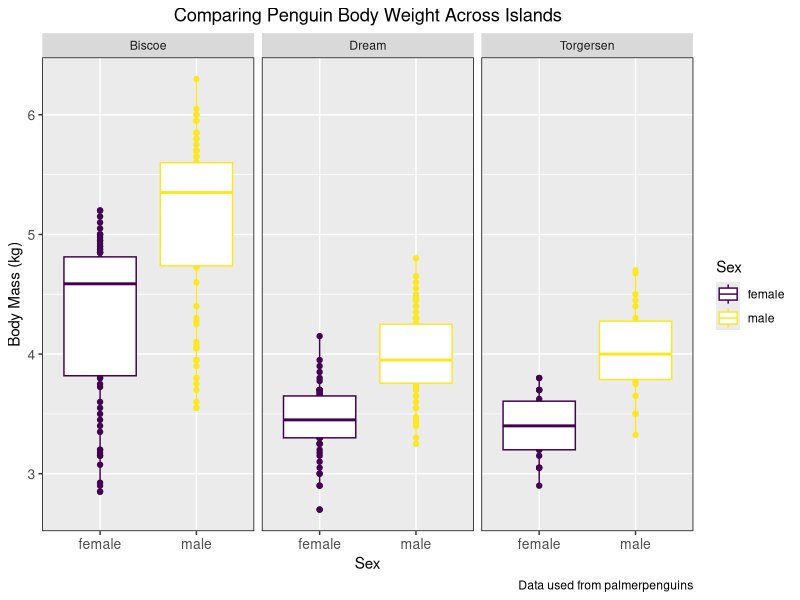

Source code (R):
## ---- chunk 1
knitr::opts_chunk$set(echo = TRUE, message = FALSE, warning = FALSE,  fig.path = "../Output/")
## ---- chunk 2
library(tidyverse)
library(palmerpenguins)
library(here)
library(kableExtra)
## ---- chunk 3
glimpse(penguins)
view(penguins)
## ---- chunk 4
weight_data <-penguins %>%
  mutate(body_mass_kg = body_mass_g/1000) %>%
  drop_na() %>%
  relocate(body_mass_kg, .after=body_mass_g) %>% #move the column next to body mass grams
  rename("Species" = species,
         "Sex" = sex,
         "Islands" = island) #renaming the columns so that they are capitalized 
view(weight_data)
## ---- chunk 5
weight_data %>%
  ggplot(aes(x = Sex, y = body_mass_kg, color = Sex)) +
  geom_point() + #show all of the data points 
  geom_boxplot() + #showing five-number summary for data
  facet_wrap(~Islands) +
  labs(title = "Comparing Penguin Body Weight Across Islands",
       caption = "Data used from palmerpenguins",
       x = "Sex",
       y = "Body Mass (kg)",
       color = "Sex") +
  theme(plot.title = element_text(hjust = 0.5), #centers the title
        axis.text = element_text(size = 10), #changes the text size of the axes
        panel.border = element_rect(fill = NA, color = "black")) + #adds a black border to the plot
  scale_color_viridis_d() #using viridis for the outline of the boxplot
## ---- chunk 6
weight_data %>%
  group_by(Islands, Species, Sex) %>% #group the data by island, species, and sex for the table
  summarise("Avg Body Mass (kg)" = mean(body_mass_kg),
            "Avg Flipper Length (mm)" = mean(flipper_length_mm),
            "Avg Bill Length (mm)" = mean(bill_length_mm),
            "Avg Bill Depth (mm)" = mean(bill_depth_mm)) %>%
  mutate_if(is.numeric, round, digits = 2) %>%
  kbl(caption = "Comparing Average Measurements Across Penguin Species and Islands") %>%
  kable_minimal() %>%
  pack_rows("Biscoe", 1,4) %>% #groups the rows to the island name, groups rows 1-4
  pack_rows("Dream", 5,8) %>% #groups rows 5-8
  pack_rows("Torgersen", 9,10) #groups rows 9-10
